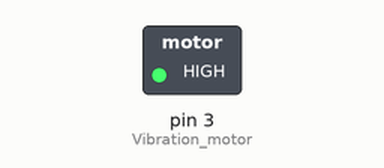
Bench run of a sketch on a simulated Arduino Uno, built with avr-gcc and run on an emulated ATmega328P. On the bench: switched loads named in the sketch (green lamp = pin HIGH).

Above: at 1.0 s.
At 3.0 s:
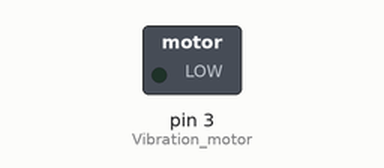
Timing chart, 0 to 5.2 s (numbered marks = the images above):
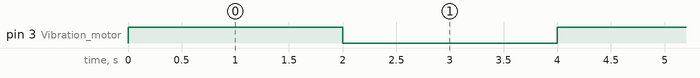

Measured:
- by itself, pin 3 (Vibration_motor): alternates HIGH for 2.0 s and LOW for 2.0 s

The sketch:

Vibration_motor.ino
```cpp
/*
 * 名称   : Vibration motor
 * 功能   : 震动马达
 * 作者   : http://www.keyes-robot.com/
*/
int Vibration_motor = 3;                //定义震动马达的引脚为D3
void setup() {
  pinMode(Vibration_motor, OUTPUT);     //将震动马达的引脚定义为输出模式
}

void loop() {
  digitalWrite(Vibration_motor, HIGH);     //震动马达
  delay(2000);                      //延迟2秒
  digitalWrite(Vibration_motor, LOW);      //不震动马达
  delay(2000);                      //延迟2秒
}
```
